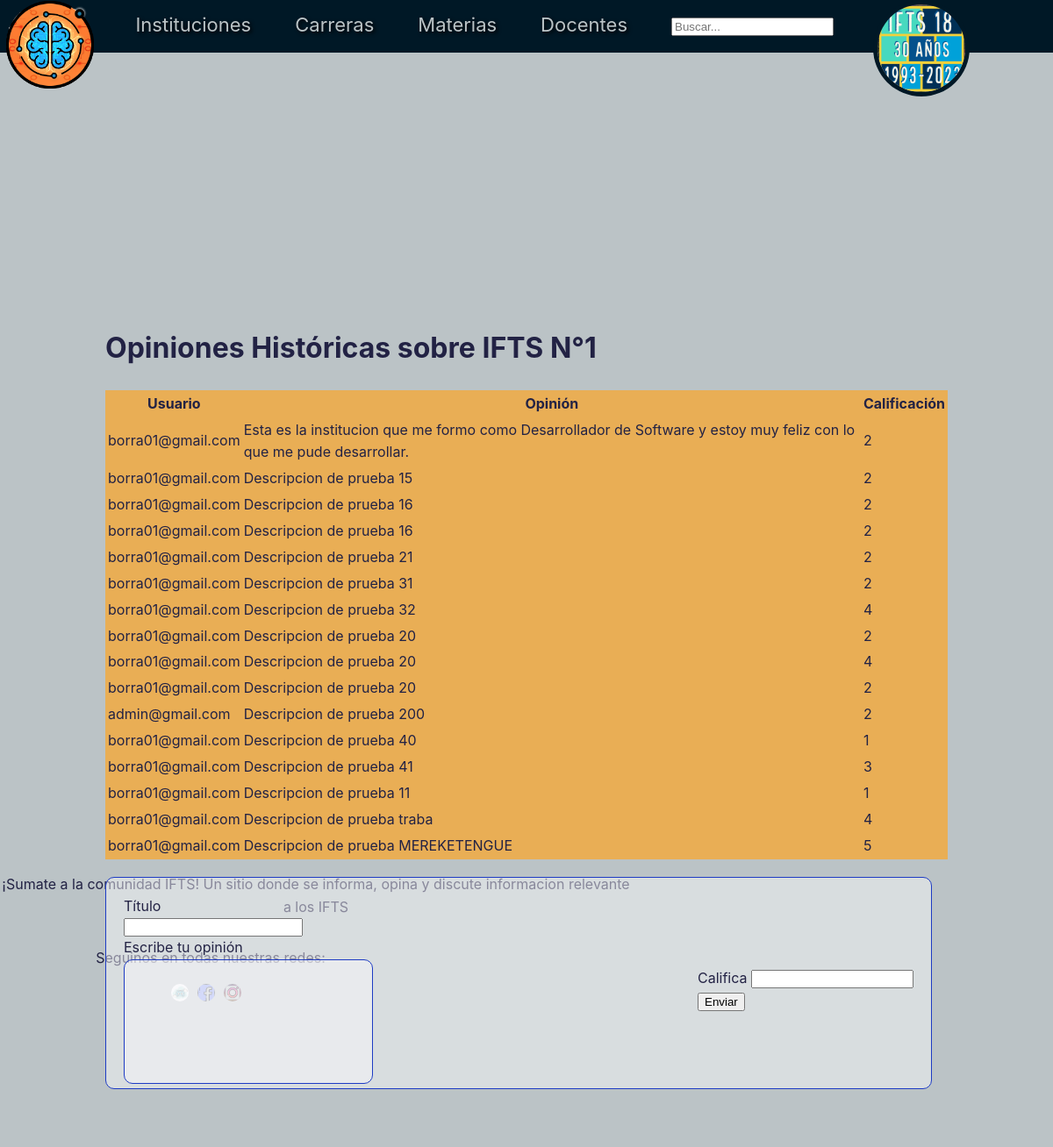
Page /opinion/institucion/1/ (signed in) on the committed database.
### apps/custom_user/models.py (models this page shows)
class CustomUser(AbstractBaseUser, PermissionsMixin):
    PROFESOR = 'Profesor'
    ALUMNO = 'Alumno'
    INSTITUCION = 'Institución'
    VISITANTE = 'Visitante'
    nombre = models.CharField(max_length=100, blank=True, null=True, default='Anonimo')
    email = models.EmailField(unique=True, default=None)
    descripcion = models.TextField(blank=True, null=True, default=None)
    img_perfil = models.ImageField(upload_to='perfiles/user_uploads/', null=True, blank=True, default='UserProfile.png')
    is_active = models.BooleanField(default=True)
    is_staff = models.BooleanField(default=False)
    institucion = models.CharField(max_length=100, blank=True, null=True, default=None)
    fecha_de_nacimiento = models.DateField(default=None, blank=True, null=True)
    GENERO_CHOICES = (
        ('M', 'Masculino'),
        ('F', 'Femenino'),
        ('O', 'Otro'),
    )
    genero = models.CharField(max_length=1, choices=GENERO_CHOICES, default='O', blank=True, null=True)
    TIPO_USUARIO_CHOICES = [
        (ALUMNO, 'Alumno'),
        (INSTITUCION, 'Institución'),
        (PROFESOR, 'Profesor'),
        (VISITANTE, 'Visitante'),
    ]
    tipo_usuario = models.CharField(max_length=20, choices=TIPO_USUARIO_CHOICES, default=ALUMNO, blank=True, null=True)
    REQUIRED_FIELDS = []  # Campos requeridos para el inicio de sesión
    USERNAME_FIELD = 'email'  # Campo que se utiliza como nombre de usuario para el inicio de sesión
    objects = CustomUserManager()
    def __str__(self):
        return self.email

### apps/institucion/models.py (models this page shows, shortened)
class Institucion(models.Model):
    nombre = models.CharField(default="IFTS", max_length=150, blank=True, null=True)
    direccion = models.CharField(default="Argentina", max_length=250, blank=True, null=True)
    coordenadas = models.CharField(default="-34.603722,-58.381592", max_length=250, blank=True, null=True)
    url = models.CharField(default="", max_length=250, blank=True, null=True)
    usuario = models.ForeignKey('custom_user.CustomUser', on_delete=models.CASCADE, related_name='instituciones_usuario', default=None)
    img_perfil = models.ImageField(upload_to='perfiles/ifts_uploads/', default='perfiles/IFTS/IFTS-Default.png' , blank=True, null=True)

### apps/opinion/models.py (models this page shows, shortened)
class Opinion(models.Model):
    titulo = models.CharField(max_length=200, default=None)
    contenido = models.TextField(default=None)  # Comentario de la opinión
    autor = models.ForeignKey('custom_user.CustomUser', on_delete=models.CASCADE, related_name='opiniones_usuario', default=None)  # Usuario que realizó la opinión
    fecha = models.DateTimeField(auto_now_add=True)  # Fecha de la opinión
    calificacion = models.PositiveIntegerField(
        default=5,
        validators=[
            MinValueValidator(1),
            MaxValueValidator(5)
        ],
        help_text="Puntuación de 1 a 5 estrellas"
    )
    content_type = models.ForeignKey(ContentType, on_delete=models.CASCADE, null=True)
    object_id = models.PositiveIntegerField(null=True)
    content_object = GenericForeignKey('content_type', 'object_id')

### apps/opinion/views.py (the view, shortened to what this page needs)
# urls.py: path('<str:model_name>/<int:entity_id>/', OpinionListView.as_view(), name='opiniones_por_entidad'),
class OpinionListView(LoginRequiredMixin, FormMixin, ListView):
    model = Opinion
    form_class = OpinionForm
    template_name = 'opinion_historica.html'
    context_object_name = 'opiniones'
    def _get_model_and_instance(self):
        model_name = self.kwargs.get('model_name')
        entity_id = self.kwargs.get('entity_id')
        app_model_map = {
            'institucion': 'institucion',
            'carrera': 'carrera',
            'materia': 'materia',
            'profesor': 'profesor',
        }
        app_name = app_model_map.get(model_name)
        if not app_name:
            raise Http404(f"No application found for model {model_name}")
        Model = apps.get_model(app_name, model_name)
        if Model is None:
            raise Http404("Modelo no encontrado")
        instance = get_object_or_404(Model, id=entity_id)
        return Model, instance
    def get_queryset(self):
        Model, instance = self._get_model_and_instance()  # No need to catch instance here, just the model
        content_type = ContentType.objects.get_for_model(Model)
        return Opinion.objects.filter(content_type=content_type, object_id=instance.id)
    def get_context_data(self, **kwargs):
        context = super().get_context_data(**kwargs)
        Model, instance = self._get_model_and_instance()
        context['form'] = self.get_form()
        context['object_instance'] = instance
        context['model_name'] = self.kwargs.get('model_name')
        context['entity_id'] = self.kwargs.get('entity_id')
        return context

### apps/opinion/forms.py
class OpinionForm(forms.ModelForm):
    class Meta:
        model = Opinion
        fields = ['titulo', 'contenido', 'calificacion']  # Asegúrate de que los campos que quieres que se muestren en el formulario estén aquí
        widgets = {
            'titulo': forms.TextInput(attrs={'class': 'form-control'}),
            'contenido': forms.Textarea(attrs={'class': 'form-control'}),
            'autor': forms.Select(attrs={'class': 'form-control'}),
            'calificacion': forms.Select(attrs={'class': 'form-control'}),
        }

### apps/opinion/templates/opinion_historica.html (shortened to what this page needs)
{% extends "template_base.html" %}
{% load static %}
{% block extra_head %}
    <link rel="stylesheet" href="{% static 'css/opinion.css' %}">
{% endblock %}
{% block content %}
<div class="opiniones-historicas">
    <h1>Opiniones Históricas sobre {{ object_instance.nombre }}</h1>
    <section class="seccion-tabla-opinion">
        <table class="tabla-opiniones">
            <thead>
                <tr>
                    <th>Usuario</th>
                    <th>Opinión</th>
                    <th>Calificación</th>
                </tr>
            </thead>
            <tbody>
                {% for opinion in opiniones %}
                <tr>
                    <td>{{ opinion.autor }}</td>
                    <td>{{ opinion.contenido }}</td>
                    <td>{{ opinion.calificacion }}</td>
                </tr>
                {% endfor %}
            </tbody>
        </table>
    </section>
    <section>
        <div class="seccion-opinion-usuario">
            <form method="post" action="{% url 'opiniones_por_entidad' model_name=model_name entity_id=entity_id %}">
                <div class="opinion-usuario">
                <div class="titulo-y-Box">
                    <label>Título</label>
                    <input title="titulo" name="titulo" type="text" class="input-tit"/>
                    <label>Escribe tu opinión</label>
                </div>
                <div class="calificacion-y-submit">
                    <div>
                        <label>Califica</label>
                        <input title="calificacion" name="calificacion" type="number" class="calificacion-star" />
                    </div>
                    <button type="submit">Enviar</button>
                </div>
                </div>
            </form>
        </div>
    </section>
</div>
{% endblock content %}

### templates/template_base.html (shortened to what this page needs)
{% load static %}
<!DOCTYPE html>
<html lang="es">
    <head>
        <link rel="stylesheet" href="{% static 'css/template_base.css' %}">
        <link rel="stylesheet" href="{% static 'css/querys.css' %}">
        <link rel="stylesheet" href="{% static 'css/menu_profile.css' %}">
        {% block extra_head %}
        {% endblock %}
    </head>
    <body>
        <header>
             <div class="menuGlobal">
                <div class="logo">
                    <a href="{% url 'user_home'%}" type="image/png">
                        <img id="logoUserHome1" src="{% static 'imagenes/Logo/genioLogo.png' %}" alt="Logo">
                    </a>
                </div>
                <nav class="menuDiv">
                    <ul>
                        <li><a href="{% url 'lista_instituciones'%}">Instituciones</a></li>
                        <li><a href="{% url 'lista_carreras'%}">Carreras</a></li>
                        <li><a href="{% url 'lista_materias'%}">Materias</a></li>
                        <li><a href="{% url 'lista_profesores'%}">Docentes</a></li>
                    </ul>
                </nav>
                <form action="{% url 'search_entity' %}" method="get" class="search">
                    <input type="text" name="query" placeholder="Buscar..." required>
                </form>
                <div>
                    {% if request.user.is_authenticated %}
                        <nav class="nav-menu-principal">
                            <img src="{{ request.user.img_perfil.url }}" alt="profile" class="img_perfil">
                    </nav>
                    {% else %}
                        <a href="{% url 'login' %}">Iniciar sesión</a>
                    {% endif %}
                </div>
            </div>
        </header>
        <div class="bannerVideo">
            <video muted autoplay loop src="{% static 'imagenes/Portada/triangulosAzules.mp4' %}" ></video>
        </div>
    <div id="contenedor-principal">
        {% block content %}
        {% endblock %}
    </div>
        <footer>
            <div class="footer-section">
                <p>¡Sumate a la comunidad IFTS!
                Un sitio donde se informa, opina y discute informacion relevante a los IFTS</p>
            </div>
            <div class="footer-section2">
                <p>Seguinos en todas nuestras redes:</p>
                <div class="social-icons">
                    <ul class="listaRedes">
                        <li><a href="https://discord.gg/3EkEuBr5"><img src="{% static 'imagenes/Iconos/discord-ico.png' %}" alt="Discord-ico"></a></li>
                        <li><a href="https://www.facebook.com/profile.php?id=61558876926447&notif_id=1714537805990917&notif_t=follower_invite_accept&ref=notif"><img src="{% static 'imagenes/Iconos/facebook-ico.png' %}" alt="Facebook-ico"></a></li>
                        <li><a href="mailto:m.e.b.d.0904@ifts18.edu.ar?subject=Consulta%20desde%20la%20Web&body=Hola,%20vi%20tu%20sitio%20web%20y%20me%20gustaría%20saber..."><img src="{% static 'imagenes/Iconos/gmail-ico.png' %}" alt="Gmail-ico"></a></li>
                    </ul>
                </div>
            </div>
        <div class="footerContainer">
            <video muted autoplay loop src="{% static 'imagenes/Portada/triangulosAzules.mp4' %}" ></video>
        </div>
        </footer>
    </body>
</html>

### static/css/template_base.css (style rules this page uses)
body,html { font: 1em/1.618 Inter, sans-serif; display: flex; flex-direction: column; justify-content: center; min-height: 100vh; margin: 0; color: #224; background-color: #bbc3c6; }
header { height: 60px; width: 100%; display: flex; position: fixed; top: 0px; align-items: center; z-index: 999; background-color:#001826; }
.menuGlobal { width: 100%; height: 100%; align-items: center; display: flex; justify-content: space-around; }
.logo { width: 250px; display: flex; align-items: center; justify-content: center; }
#logoUserHome1 { width: 100px; margin-top: 50px; position: absolute; }
.menuDiv { width:100%; text-decoration: none; align-items: center; }
.menuDiv ul { display: flex; text-decoration: none; align-items: center; font-size: 22px; }
.menuDiv ul li { position: relative; text-decoration: none; list-style-type: none; margin-right: 50px; cursor: pointer; color: #bbc3c6; text-shadow: 2px 2px 4px rgba(0, 0, 0, 1.5); border-bottom: 2px solid transparent; transition: border-bottom 0.5s ease; }
.menuDiv a { text-decoration: none; color: #bbc3c6; }
#contenedor-principal { width: 100%; display: flex; flex-direction: column; justify-content: center; align-items: center; }
.bannerVideo { width: 100%; height: 350px; margin: 0; padding: 0; overflow: hidden; }
.bannerVideo video { width: 100%; height: 100%; object-fit: cover; }
footer { bottom: 0; height: auto; width: 100%; }
.footer-section { width: 60%; height: 100%; text-align: center; border-radius: 10px; }
.footer-section2 { display: flex; flex-direction: column; justify-content: center; align-items: center; height: 100%; width: 40%; }
.footer-section p { font-size: 16px; }
.social-icons { width: 100%; height: 50%; display: flex; margin: 0; padding: 0%; justify-content: center; align-items: center; }
.listaRedes { list-style: none; display: flex; height: 100%; }
.listaRedes { margin: 0; padding: 0; }
.social-icons img { width: 20px; height: 20px; border-radius: 50%; margin-right: 10px; }

### static/css/menu_profile.css (style rules this page uses)
.nav-menu-principal { width: auto; top: 0; z-index: 99; justify-content: center; align-items: center; display: flex; flex-direction: column; width: 250px; }
.img_perfil { box-shadow: 0 0 0 5px #001826; width: 100px; border-radius: 50%; margin-top: 50px; z-index: 999; margin-right: 50px; }

### static/css/opinion.css (style rules this page uses)
.opiniones-historicas { width: 80%; height: 70%; margin: 0 auto; }
.seccion-opinion-usuario { height: 25vh; width: 75vw; margin-top: 20px; margin-bottom: 20px; padding: 20px; border: 1px solid #1d3bc4; border-radius: 10px; background-color: #f8f9fa7a; position: fixed; }
.tabla-opiniones { width: 100%; margin: 0 auto; background-color: #e9ae55; }
.opinion-usuario { width: 100%; height: 100%; display: flex; justify-content: space-between; align-items: center; flex-direction: row; }
.titulo-y-Box { display: flex; flex: 3; justify-content: space-between; align-items: left; flex-direction: column; }
.input-tit { max-width: 30%; }

### rows in the picture
CustomUser: user.img_perfil (picture)
Institucion: nombre "IFTS N°1"
Opinion: autor "borra01@gmail.com", contenido "Esta es la institucion que me formo como Desarrollador de Software y estoy muy feliz con lo que me pude desarrollar.", calificacion "2"
Opinion: autor "borra01@gmail.com", contenido "Descripcion de prueba 15", calificacion "2"
Opinion: autor "borra01@gmail.com", contenido "Descripcion de prueba 16", calificacion "2"
Opinion: autor "borra01@gmail.com", contenido "Descripcion de prueba 16", calificacion "2"
Opinion: autor "borra01@gmail.com", contenido "Descripcion de prueba 21", calificacion "2"
Opinion: autor "borra01@gmail.com", contenido "Descripcion de prueba 31", calificacion "2"
Opinion: autor "borra01@gmail.com", contenido "Descripcion de prueba 32", calificacion "4"
Opinion: autor "borra01@gmail.com", contenido "Descripcion de prueba 20", calificacion "2"
Opinion: autor "borra01@gmail.com", contenido "Descripcion de prueba 20", calificacion "4"
Opinion: autor "borra01@gmail.com", contenido "Descripcion de prueba 20", calificacion "2"
Opinion: autor "admin@gmail.com", contenido "Descripcion de prueba 200", calificacion "2"
Opinion: autor "borra01@gmail.com", contenido "Descripcion de prueba 40", calificacion "1"
Opinion: autor "borra01@gmail.com", contenido "Descripcion de prueba 41", calificacion "3"
Opinion: autor "borra01@gmail.com", contenido "Descripcion de prueba 11", calificacion "1"
Opinion: autor "borra01@gmail.com", contenido "Descripcion de prueba traba", calificacion "4"
Opinion: autor "borra01@gmail.com", contenido "Descripcion de prueba MEREKETENGUE", calificacion "5"
